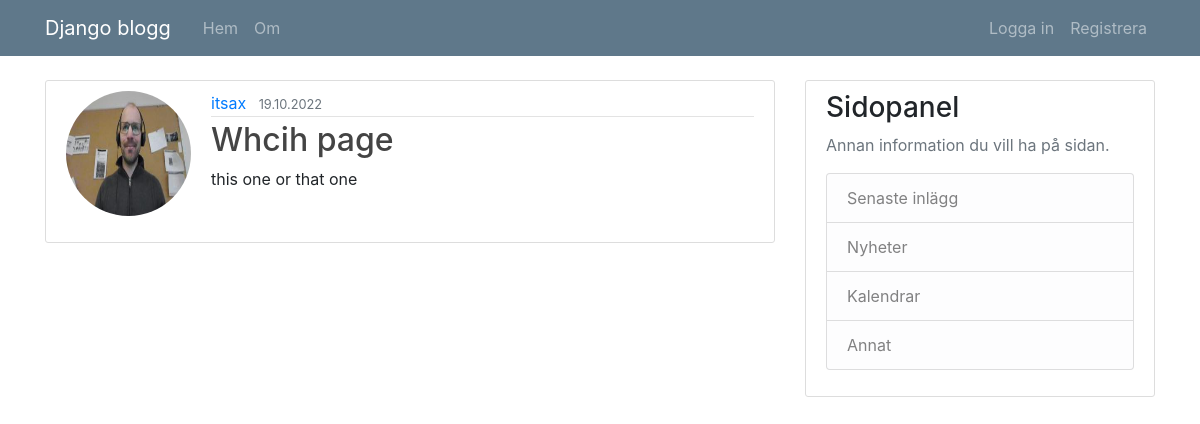
The page /post/8/ on the database its author committed.
### blogg/models.py (models this page shows, shortened)
class Post(models.Model):
    titel=models.CharField(max_length=100)
    innehall=models.TextField()
    datum_skapad=models.DateTimeField(default=timezone.now)
    forfattare=models.ForeignKey(User,on_delete=models.CASCADE)

### anvandare/models.py (models this page shows, shortened)
class Profil(models.Model):
    user = models.OneToOneField(User, on_delete=models.CASCADE)
    image = models.ImageField(default='ingen.png', upload_to='profil_bilder')

### blogg/views.py (the view)
# urls.py: path('post/<int:pk>/', views.PostSida.as_view(), name='post-sida'),
class PostSida(DetailView):
    model=Post

### blogg/templates/blogg/post_detail.html (shortened to what this page needs)
{% extends 'blogg/mall.html' %}
{% block innehall %}
    <article class="media content-section">
      <img class="rounded-circle account-img" src="{{object.forfattare.profil.image.url}}" alt="författare profilbild">
        <div class="media-body">
          <div class="article-metadata">
            <a class="mr-2" href="#">{{ object.forfattare }}</a>
            <small class="text-muted">{{ object.datum_skapad|date:"d.m.Y" }}</small>
          </div>
          <h2 class="article-title">{{ object.titel }}</h2>
          <p class="article-content">{{ object.innehall }}</p>
        </div>
      </article>
{% endblock innehall %}

### blogg/static/blogg/main.css (style rules this page uses)
body { background: #fafafa; color: #333333; margin-top: 5rem; }
h1, h2, h3, h4, h5, h6 { color: #444444; }
.content-section { background: #ffffff; padding: 10px 20px; border: 1px solid #dddddd; border-radius: 3px; margin-bottom: 20px; }
.article-title { color: #444444; }
.article-content { white-space: pre-line; }
.article-metadata { padding-bottom: 1px; margin-bottom: 4px; border-bottom: 1px solid #e3e3e3 }
.account-img { height: 125px; width: 125px; margin-right: 20px; margin-bottom: 16px; }

### rows shown on the page
Post: forfattare.profil.image (picture), forfattare "itsax", datum_skapad "19.10.2022", titel "Whcih page", innehall "this one or that one"
